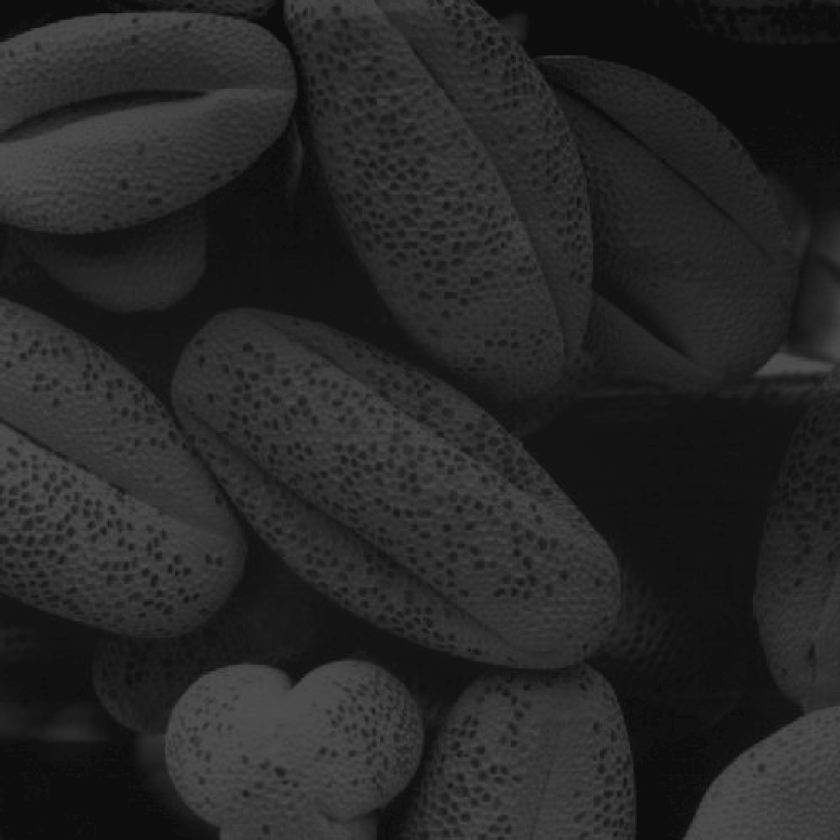
#> input picture Lab2/src/pollen-dark.tif, 840 x 840 px, shrunk from 1021 x 1021 before the run
$ jupyter execute Cw6.ipynb
#> lines starting #> are read from the running program, lines starting #| are printed output that depends on the picture
### Ćwiczenie 6
Zaobserwuj działanie następujących przekształceń punktowych:
1. Mnożenie obrazu przez stałą
2. Transformacja logarytmiczna
3. Zmiana dynamiki skali szarości (kontrastu)
4. Korekcja gamma

[cell 1]
import matplotlib.pyplot as plt
import cv2
import numpy as np

Załadowanie wyznaczonych plików:

[cell 2]
# Załadowanie pliku .tiff
img_a = cv2.imread("src/pollen-dark.tif")
#> img_a is the input picture: shape (840, 840, 3); min 9, max 84, mean 38.8
img_b = cv2.imread("src/spectrum.tif")
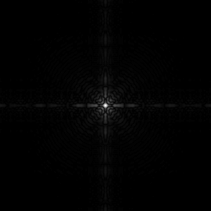
#> input picture Lab2/src/spectrum.tif, 211 x 211 px, shrunk from 257 x 257 before the run
#> img_b is the input picture: shape (211, 211, 3); min 0, max 255, mean 2.1
img_c  = cv2.imread("src/einstein-low-contrast.tif")
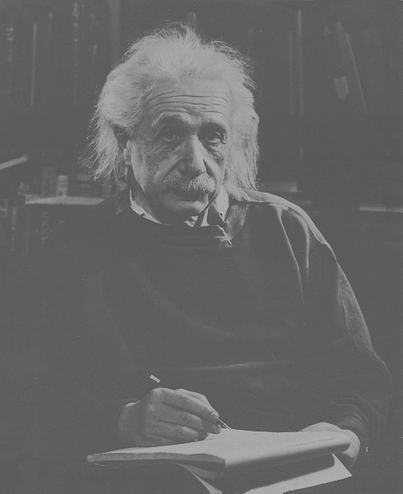
#> input picture Lab2/src/einstein-low-contrast.tif, 403 x 494 px, shrunk from 490 x 600 before the run
#> img_c is the input picture: shape (494, 403, 3); min 71, max 187, mean 102.4
img_d = cv2.imread("src/aerial_view.tif")
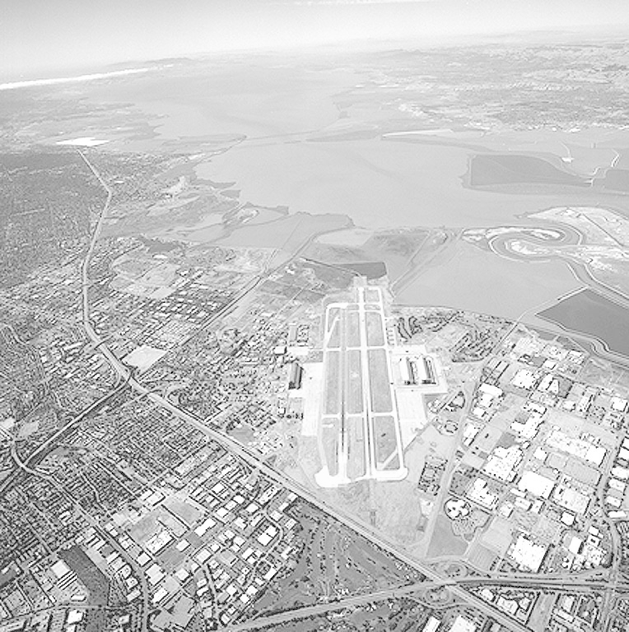
#> input picture Lab2/src/aerial_view.tif, 629 x 632 px, shrunk from 764 x 768 before the run
#> img_d is the input picture: shape (632, 629, 3); min 0, max 255, mean 197.2

Obrazy bazowe:

[cell 3]
#Wyświetlenie załadowanego obrazu
plt.figure()
plt.subplot(2,2,1)
plt.imshow(img_a, cmap='gray')

plt.subplot(2,2,2)
plt.imshow(img_b, cmap='gray')

plt.subplot(2,2,3)
plt.imshow(img_c, cmap='gray')

plt.subplot(2,2,4)
plt.imshow(img_d, cmap='gray')
plt.show()

## Funkcje przekształcające

Przyjmujemy że 'r', to nasz przetwarzany obraz <br>
*c* jest stałą podaną przez użytkownika
1. T(r) = c*r
2. T(r) = c*log(1+r)
3. T(r) = 1/(1+(m/r)^e)<br>
    *m* oraz *e* są ustalonymi wartościami całkowitymi
4. T(r) = c*(r^gamma); gdzie c>0 oraz gamma>0

[cell 4]
def TransformByConst(img, c=1.0, inv_factor=0.0):
    """
    Transform the image using a constant c.
    """
#> called with c = 5, inv_factor = 0
    max_val = np.iinfo(img.dtype).max
#> max_val = 255
    transformed_img = c * img.astype(np.float32)
    inverted = max_val - transformed_img
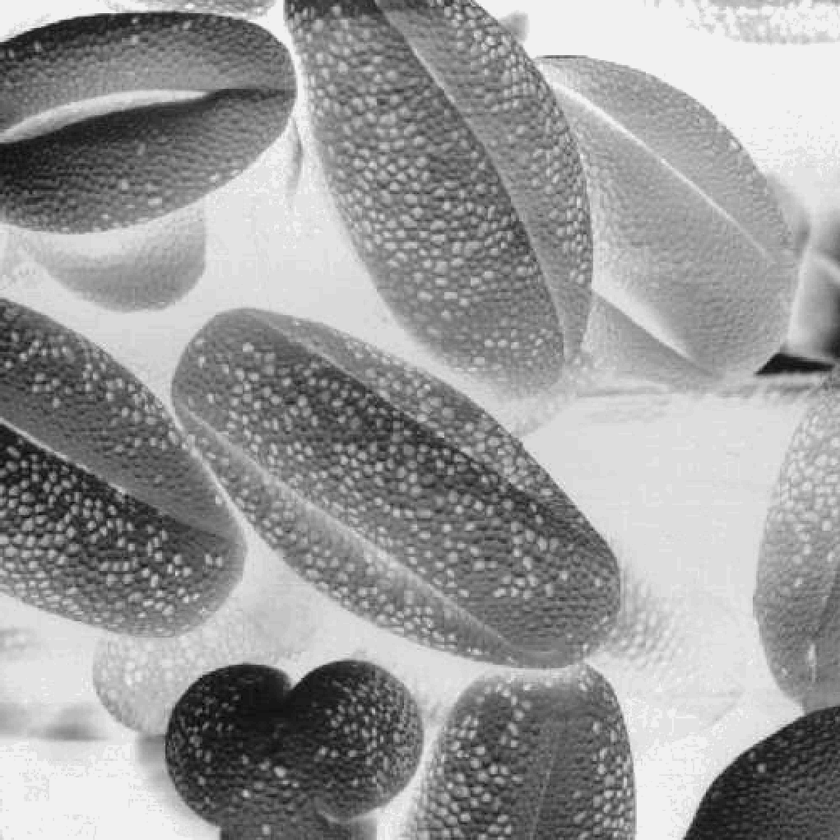
#> inverted: shape (840, 840, 3) float32; min -165, max 210, mean 61.2; drawn with min black and max white
    result = (1 - inv_factor) * transformed_img + inv_factor * inverted
    return np.clip(result, 0, max_val).astype(img.dtype)

#pollen-dark.tif
processing = img_a
plt.figure(figsize=(16, 4))
plt.subplot(1,4,1)
plt.title("Original Image")
plt.imshow(processing, cmap='gray')
# rozjaśnienie
plt.subplot(1,4,2)
plt.title("Brightened Image")
img_an = TransformByConst(processing, c = 5.0)
plt.imshow(img_an, cmap='gray')
# ściemienienie
plt.subplot(1,4,3)
plt.title("Darkened Image")
img_ab = TransformByConst(processing, c = 0.6)
plt.imshow(img_ab, cmap='gray')
# negatyw
plt.subplot(1,4,4)
plt.title("Negative Image")
img_ac = TransformByConst(processing, c = 1.0, inv_factor = 0.6)
#> call 3 of TransformByConst, with c = 1, inv_factor = 0.6
#> in TransformByConst (call 3), `inverted = max_val - transformed_img`:
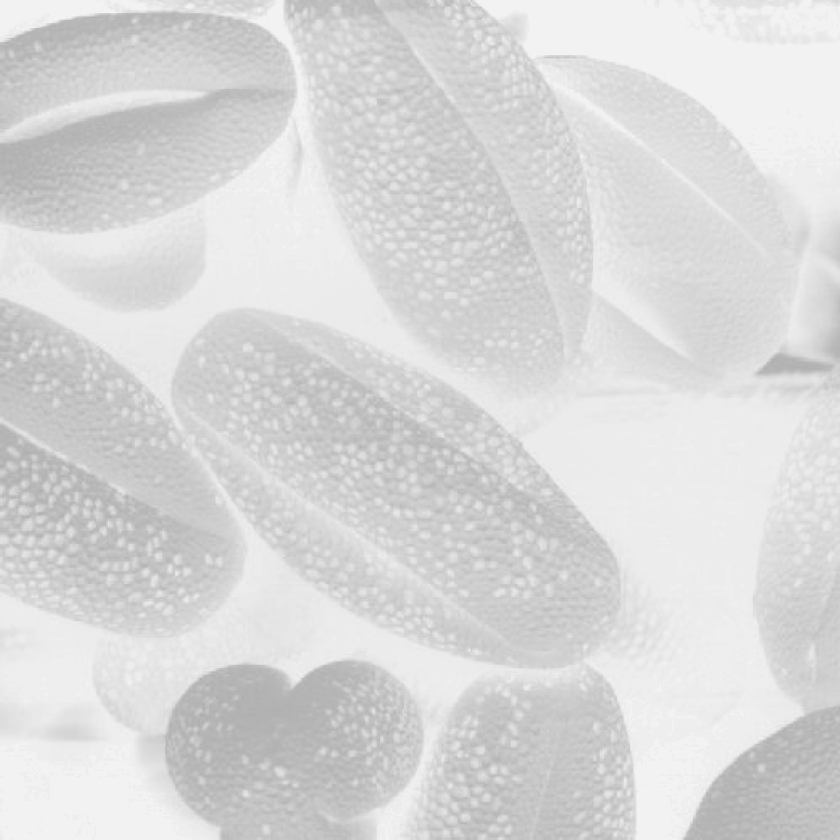
#> inverted: shape (840, 840, 3) float32; min 171, max 246, mean 216.2
#> in TransformByConst (call 3), `result = (1 - inv_factor) * transformed_img + inv_factor * inverted`:
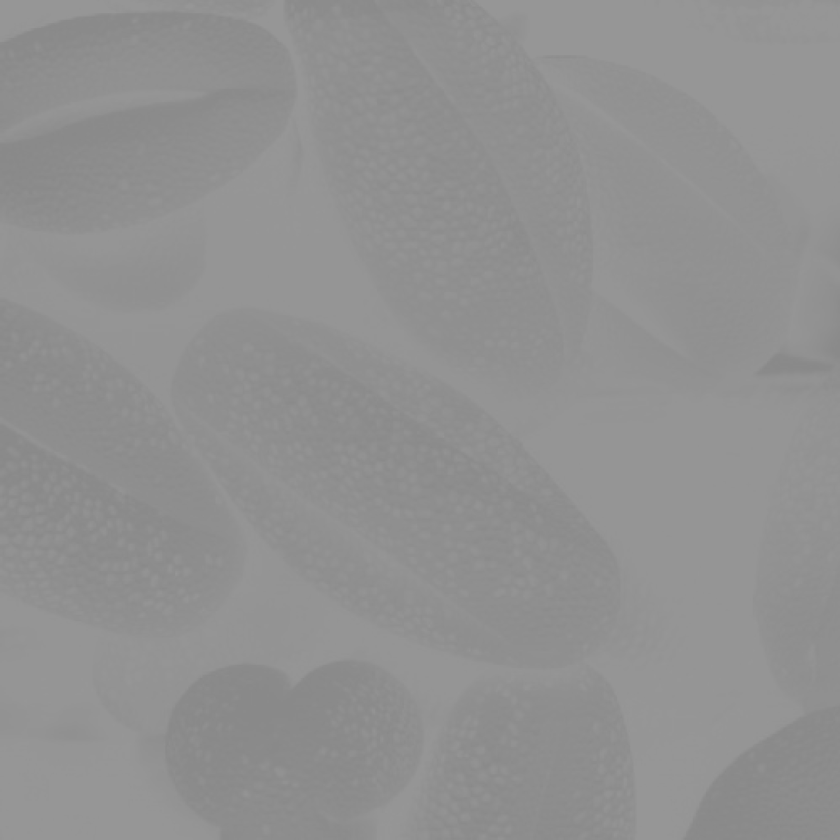
#> result: shape (840, 840, 3) float32; min 136.2, max 151.2, mean 145.2
plt.imshow(img_ac, cmap='gray')
plt.tight_layout()
plt.show()

### 1. Przekształcenie przez stałą
Przekształcenie przy pomocy mnożenia przez stałą pozwala na zwiększenie (wartości > 1) lub zmniejszenie (wartości w zakresie (0,1) ) jasności obrazu.<br>
Mnożenie przez liczby ujemne daje obraz negatywowy gdize szarości odwrócone są liniowo.

[cell 5]
def LogarithmicTransform(img, c):
    """
    Apply logarithmic transformation to the image.
    """
#> called with c = 10
    img_float = img.astype(np.float32)  + 1e-9 # Avoid log(0)

    log_img = c * np.log(img_float)  # Apply log only to positive values
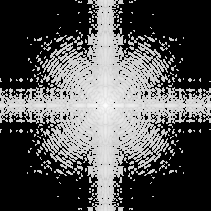
#> log_img: shape (211, 211, 3) float32; min -207.2, max 55.41, mean -120.2; drawn with min black and max white

    log_img -= log_img.min()
    log_img /= log_img.max()

    return log_img

#spectrum.tif
processing = img_b
plt.figure(figsize=(16, 4))
plt.subplot(1,4,1)
plt.title("Original Image")
plt.imshow(processing, cmap='gray')

plt.subplot(1,4,2)
img_ba = LogarithmicTransform(processing, c = 10.0)
plt.title("C = 10.0")
plt.imshow(img_ba, cmap='gray')

plt.subplot(1,4,3)
img_bb = LogarithmicTransform(processing, c = 50.0)
plt.title("C = 50.0")
plt.imshow(img_bb, cmap='gray')

plt.subplot(1,4,4)
img_bc = LogarithmicTransform(processing, c = 150.0)
plt.title("C = 150.0")
plt.imshow(img_bc, cmap='gray')
plt.tight_layout()
plt.show()

### 2. Przekształcenie logarytmiczne
Przekształcenie logarytmiczne ma za zadanie wzmocnić ciemne obszary poprzez wzór - $T(r) = c · log (1 + r)$, gdzie $c = const$ <br>
Przez wzgląd na działanie logarytmiczne $c > 0$

W wyniku badań, wartości $c=[10, 50, 150]$ nie przyniosły widocznych zmian

[cell 6]
def GammaCorrection(img, m=1, e=1):
    """
    Apply contrast transformation to the image. Using formula:
    T(r) = 1/(1 + (m/img)^e)

    :param img: Input image
    :param m: Contrast factor
    :param e: Exponent factor (default is 1)
    :return: Transformed image
    """
#> called with m = 128, e = 5
    img_float = img.astype(np.float32) + 1e-9  # Avoid division by zero
#> img_float: shape (494, 403, 3) float32
    transformed_img = 1 / (1 + (m / img_float) ** e)
#> transformed_img: shape (494, 403, 3) float32
    return np.clip(transformed_img * 255, 0, 255).astype(np.uint8)
#> returned value: shape (494, 403, 3)

# einstein-low-contrast.tif
processing = img_c
plt.figure(figsize=(16, 4))
plt.subplot(1,4,1)
plt.title("Original Image")
plt.imshow(processing, cmap='gray')

plt.subplot(1,4,2)
img_ca = GammaCorrection(processing, m = 128, e = 5)
plt.title("[m=128, e=5]")
plt.imshow(img_ca, cmap='gray')

plt.subplot(1,4,3)
img_cb = GammaCorrection(processing, m = 64, e = 3)
#> call 2 of GammaCorrection, with m = 64, e = 3
plt.title("[m=64, e=3]")
plt.imshow(img_cb, cmap='gray')

plt.subplot(1,4,4)
img_cc = GammaCorrection(processing, m = 192, e = 7)
#> call 3 of GammaCorrection, with m = 192, e = 7
#> in GammaCorrection (call 3), `transformed_img = 1 / (1 + (m / img_float) ** e)`:
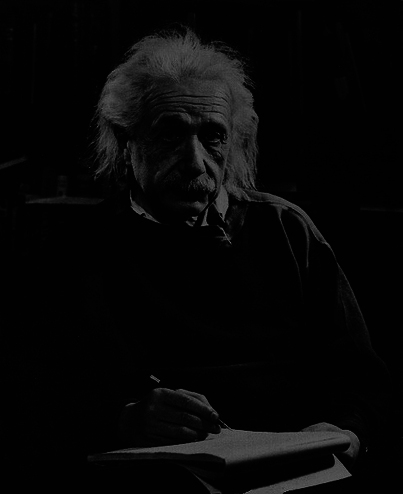
#> transformed_img: shape (494, 403, 3) float32; min 0.000945, max 0.454, mean 0.0298
plt.title("[m=192, e=7]")
plt.imshow(img_cc, cmap='gray')
plt.tight_layout()
plt.show()

### 3. Przekształcenie Sigmoid (odwrotność funkcji potęgowej)
Przekształcenie to przy pomocy parametrów $m$ oraz $e$ zmieniają kontrast na podstawie wybranego poziomu szarości<br>
$m$ odpowiada za poziom szarości wokół którego następuje szybka zmiana kontrastu, natomiast $e$ definiuje stromość czyli kontrast

W celu przeprowadzenia badań wybrano wartości
- m=128, e=5.0<br>
Obraz z podwyższonym kontrastem wokół średniej szarości. Ciemne stają się cemniejsze, jasne jaśniejsze.
- m=64, e=3.0<br>
Próg przesunięty w stronę ciemnych tonów.
- m=192, e=7.0<br>
Próg przesunięty w stronę ajnsych tonów, bardzo ostry kontrast.

[cell 7]
def GammaCorrection(img, c=1, γ=1):
    """
    Apply gamma correction to the image. Using formula:
    s = c * (r ** γ)
    where s is the output pixel value, r is the input pixel value, c is a constant, and γ is the exponent.

    :param img: Input image
    :param c: Constant factor (default is 1)
    :param γ: Exponent factor (default is 1)
    :return: Transformed image
    """
#> called with c = 1, γ = 0.5
    img_float = img.astype(np.float32) + 1e-9  # Avoid division by zero
#> img_float: shape (632, 629, 3) float32
    transformed_img = c * (img_float ** γ)
#> transformed_img: shape (632, 629, 3) float32
    return np.clip(transformed_img, 0, 255).astype(np.uint8)
#> returned value: shape (632, 629, 3)

#aerial_view.tif
processing = img_d
plt.figure(figsize=(16, 4))
plt.subplot(1,4,1)
plt.title("Original Image")
plt.imshow(processing, cmap='gray')

plt.subplot(1,4,2)
img_da = GammaCorrection(processing, c=1, γ=0.5)
plt.title("[c=1, γ=0.5]")
plt.imshow(img_da, cmap='gray')

plt.subplot(1,4,3)
img_db = GammaCorrection(processing, c=0.1, γ=0.7)
#> call 2 of GammaCorrection, with c = 0.1, γ = 0.7
#> in GammaCorrection (call 2), `return np.clip(transformed_img, 0, 255).astype(np.uint8)`:
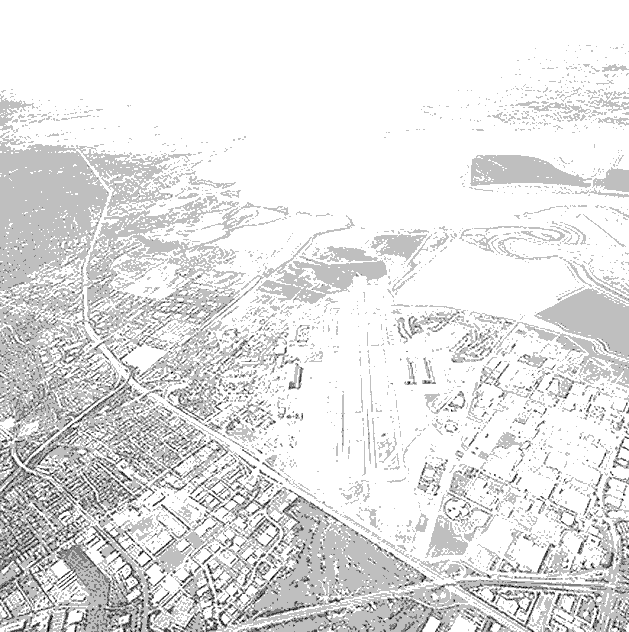
#> returned value: shape (632, 629, 3); min 0, max 4, mean 3.56; drawn with min black and max white
plt.title("[c=0.1, γ=0.7]")
plt.imshow(img_db, cmap='gray')

plt.subplot(1,4,4)
img_dc = GammaCorrection(processing, c=0.01, γ=1.2)
#> call 3 of GammaCorrection, with c = 0.01, γ = 1.2
#> in GammaCorrection (call 3), `return np.clip(transformed_img, 0, 255).astype(np.uint8)`:
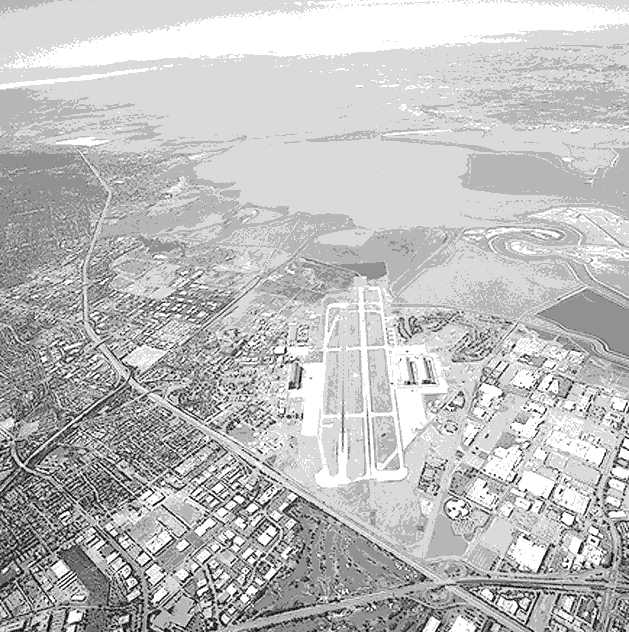
#> returned value: shape (632, 629, 3); min 0, max 7, mean 5.23; drawn with min black and max white
plt.title("[c=0.01, γ=1.2]")
plt.imshow(img_dc, cmap='gray')
plt.tight_layout()
plt.show()
